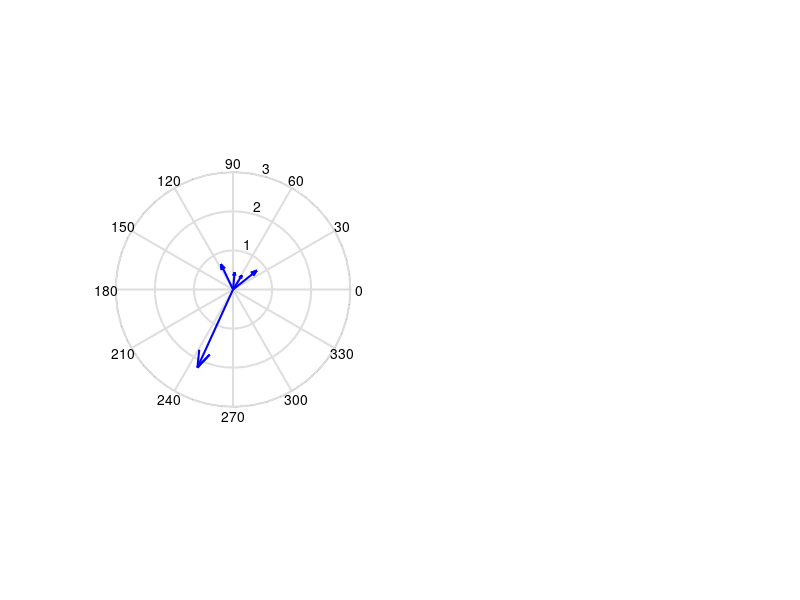

Write MATLAB code to recreate this figure. (Note: this script raises an error after producing the figure.)
rng('shuffle') %set schuffle to get a new random serie
close all
%generate 5 vectors
%2 small vectors

x= rand(2,1)*1-0.5;
y= rand(2,1)*1.2-0.5;
% 2 averages
x= [x; rand(2,1)*1.5-0.75];
y= [y;rand(2,1)*1.5];
%1 big
x= [x; rand(1,1)*.1-1];
y= [y;rand(1,1)*0-2];

z=x+i*y
%
figure
subplot(121)
L=0;% counter of lines
% random vector
compass(z,'-b')
h=findall(gca);
set(h(L+1:end),'LineWidth',1.5)
L=length(h);

MeanVec=mean(x)+i*mean(y);
hold on
compass(MeanVec,'-k')
h=findall(gca);
set(h(1:3),'LineWidth',2)
L=length(h);
xlabel('re^{i\phi}','fontsize',18,'fontname','times new roman','Fontangle','italic')

subplot(122)
% random vector
compass(z./abs(z),'-b')
h=findall(gca);
set(h,'LineWidth',1.5)

MeanVec=mean(z./abs(z))
hold on
compass(MeanVec,'-k')
h=findall(gca);
set(h(1:3),'LineWidth',2)
xlabel('e^{i\phi}','fontsize',18,'fontname','times new roman','Fontangle','italic')

print(gcf, ['.\compass_test1'],'-dtiff','-r450')





%% univariate measurement
figure
subplot(121)
L=0;% counter of lines
% random vector
compass(z,'-b')
h=findall(gca);
set(h(L+1:end),'LineWidth',1.5)
L=length(h);

phi=angle(z);
Pcon=exp(i*mean(phi))

hold on
compass(Pcon,'-k')
h=findall(gca);
set(h(1:3),'LineWidth',2)
L=length(h);
xlabel('Pcon','fontsize',18,'fontname','times new roman','Fontangle','italic')

print(gcf, ['.\compass_test2'],'-dtiff','-r450')


